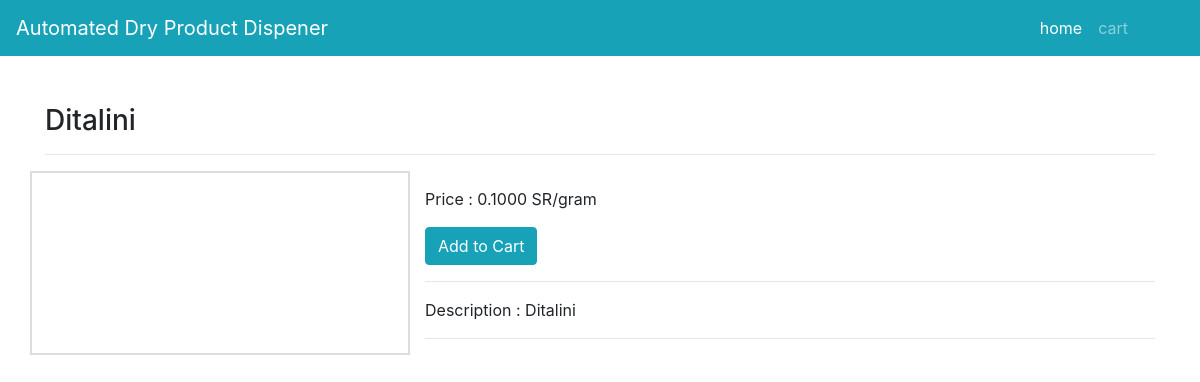
The page /product/ditalini/ on the database its author committed.
### adpdapp/models.py (models this page shows, shortened)
class Product(models.Model):
    title = models.CharField(max_length=200)
    slug = models.SlugField(unique=True)
    image = models.ImageField(upload_to="products")
    selling_price = models.DecimalField(verbose_name="price",decimal_places=4,max_digits=50)
    description = models.TextField()
    Quantity=models.PositiveIntegerField(default=1000)
    number=models.PositiveIntegerField(default=0)

### adpdapp/views.py (the view)
# urls.py: path("product/<slug:slug>/", ProductDetailView.as_view(), name="productdetail"),
class ProductDetailView(EcomMixin, TemplateView):
    template_name = "productdetail.html"
    def get_context_data(self, **kwargs):
        context = super().get_context_data(**kwargs)
        url_slug = self.kwargs['slug']
        product = Product.objects.get(slug=url_slug)
        product.save()
        context['product'] = product
        return context

### adpdapp/views.py (called while the page is built)
    def dispatch(self, request, *args, **kwargs):
        cart_id = request.session.get("cart_id")
        if cart_id:
            cart_obj = Cart.objects.get(id=cart_id)
            cart_obj.save()
        return super().dispatch(request, *args, **kwargs)

### templates/productdetail.html (shortened to what this page needs)
{% extends 'base.html' %}
{% block content %}
<div class="container">
    <h3 class="mt-5">   {{product.title}}  </h3><hr>
    <div class="row">
        <div class="col-md-4" style="border: 2px solid #ddd;" >
        </div>
        <div class="col-md-8">
            <p class="mt-3">Price :  {{product.selling_price}} SR/gram </p>
            <button class="btn btn-info id-product-pk">Add to Cart</button>
            <hr>
            <p>Description : {{product.description}}</p><hr>
        </div>
    </div>
</div>
{% endblock %}

### rows shown on the page
Product: title "Ditalini", selling_price "0.1000", description "Ditalini"
